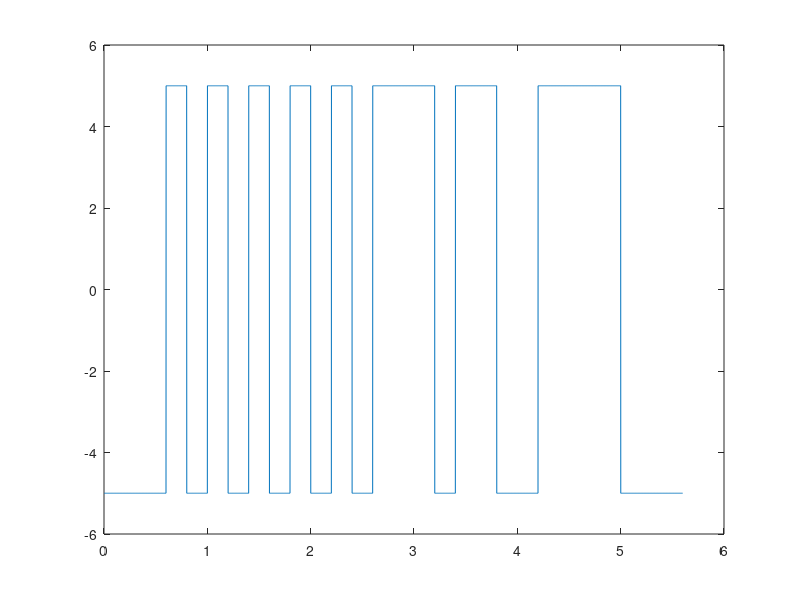

Recreate this plot in MATLAB.
function main_polar_NRZ()
x = [0 0 0 1 0 1 0 1 0 1 0 1 0 1 1 1 0 1 1 0 0 1 1 1 1 0 0 0];

Bit_rate = 5;
Samples_per_bit_time = 200;
Total_time = length(x)/Bit_rate;
Bit_time = 1/Bit_rate;
Tb = Bit_time;

t = Tb/Samples_per_bit_time:Tb/Samples_per_bit_time:Total_time;
pulse = zeros(1, (length(x)*Samples_per_bit_time));
i = 1;
for k = 1:Samples_per_bit_time:length(x)*Samples_per_bit_time
    if (x(i) == 1)
        pulse(k: k + Samples_per_bit_time - 1) = 5;
    else
        pulse(k: k + Samples_per_bit_time - 1) = -5;
    end
    i = i + 1;
end
plot(t, pulse);
end
